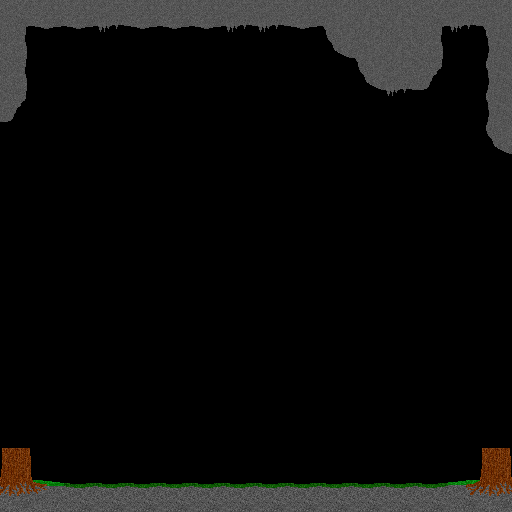

A 2D game scene composited from a Tiled map and its tileset images. What follows is a short description and the map's XML, with every tile layer's data as written:
An orthogonal 16x16 tile map with 32x32 px tiles, 1 tile layer (tile1) and 10 objects (8x gem, start, finish).

<map version="1.0" orientation="orthogonal" renderorder="right-down" width="16" height="16" tilewidth="32" tileheight="32" nextobjectid="1">
	 <properties>
  <property name="music" value="m171" />
 </properties>
 <tileset firstgid="1" name="fee_tiles" tilewidth="32" tileheight="32" tilecount="64" columns="8">
  <image source="../fee_tiles.png" width="256" height="256" />
 </tileset>
 <layer name="tile1" width="16" height="16">
  <data encoding="csv">
5,6,6,7,6,6,6,7,7,6,8,14,14,5,7,8,
13,1,1,1,1,1,1,1,1,1,24,8,14,13,1,16,
13,1,1,1,1,1,1,1,1,1,1,24,7,21,1,16,
21,1,1,1,1,1,1,1,1,1,1,1,1,1,1,16,
1,1,1,1,1,1,1,1,1,1,1,1,1,1,1,24,
1,1,1,1,1,1,1,1,1,1,1,1,1,1,1,1,
1,1,1,1,1,1,1,1,1,1,1,1,1,1,1,1,
1,1,1,1,1,1,1,1,1,1,1,1,1,1,1,1,
1,1,1,1,1,1,1,1,1,1,1,1,1,1,1,1,
1,1,1,1,1,1,1,1,1,1,1,1,1,1,1,1,
1,1,1,1,1,1,1,1,1,1,1,1,1,1,1,1,
1,1,1,1,1,1,1,1,1,1,1,1,1,1,1,1,
1,1,1,1,1,1,1,1,1,1,1,1,1,1,1,1,
1,1,1,1,1,1,1,1,1,1,1,1,1,1,1,1,
10,1,1,1,1,1,1,1,1,1,1,1,1,1,1,10,
18,19,2,2,2,2,2,2,2,2,2,2,2,2,17,18
</data>
 </layer>
  <objectgroup name="objects">
  <object id="3" name="start" x="64" y="64" width="32" height="32" />
  <object id="11" name="finish" x="416" y="416" width="32" height="32" />
  <object id="12" name="gem" type="gem" x="160" y="160" width="32" height="32" />
  <object id="13" name="gem" type="gem" x="96" y="256" width="32" height="32" />
  <object id="14" name="gem" type="gem" x="224" y="256" width="32" height="32" />
  <object id="15" name="gem" type="gem" x="64" y="160" width="32" height="32" />
  <object id="16" name="gem" type="gem" x="224" y="352" width="32" height="32" />
  <object id="17" name="gem" type="gem" x="256" y="160" width="32" height="32" />
  <object id="18" name="gem" type="gem" x="128" y="352" width="32" height="32" />
  <object id="19" name="gem" type="gem" x="320" y="352" width="32" height="32" />
 </objectgroup>
</map>
